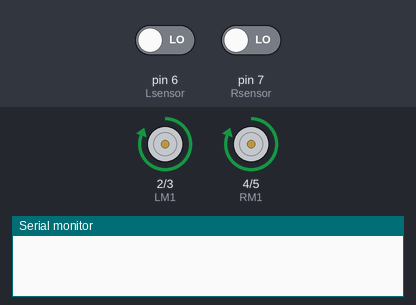
Recording of a sketch running on a simulated Arduino Uno, built with avr-gcc and run on an emulated ATmega328P. Shown: motor-driver pin pairs drawn as motors (green arrow = first pin HIGH = forward, orange = second pin HIGH = backward, longer = more drive), the last lines printed to the serial monitor. The inputs (shaded band) are chosen by the test bench; at power-on: pin 6 (Lsensor) LOW, pin 7 (Rsensor) LOW.

Above: at 1.2 s.
1.3 s: pin 6 (Lsensor) driven HIGH
At 2.3 s:
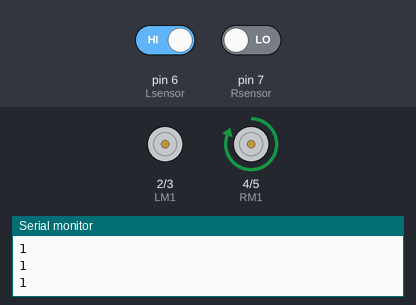
2.8 s: pin 6 (Lsensor) driven LOW
At 3.5 s:
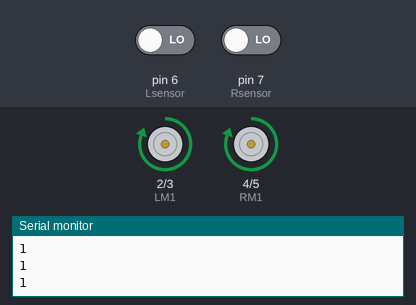
4.3 s: pin 7 (Rsensor) driven HIGH
At 4.6 s:
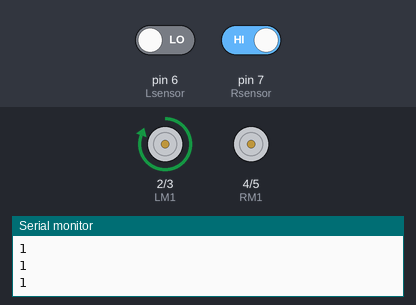
5.8 s: pin 7 (Rsensor) driven LOW
At 7.0 s:
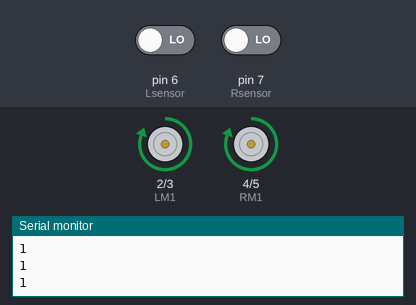
Timing chart, 0 to 8.3 s (numbered marks = the images above; inputs shaded):
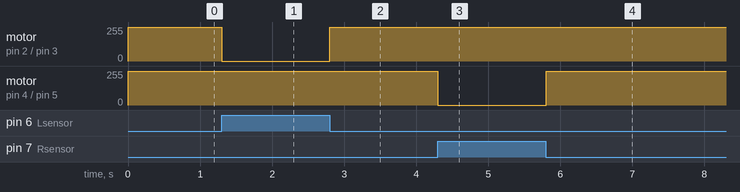

Measured:
- after the input at 1.3 s, motor on pin 2 (LM1) / pin 3 (LM2): forward 255/255 → stopped at once
- after the input at 2.8 s, motor on pin 2 (LM1) / pin 3 (LM2): stopped → forward 255/255 at once
- after the input at 4.3 s, motor on pin 4 (RM1) / pin 5 (RM2): forward 255/255 → stopped at once
- after the input at 5.8 s, motor on pin 4 (RM1) / pin 5 (RM2): stopped → forward 255/255 at once

The sketch:

line.ino
```cpp
int Lsensor=6;
int Rsensor=7;
int RM1=4;
int RM2=5;
int LM1=2;
int LM2=3;

void setup() {
  Serial.begin(9600);
  pinMode(Rsensor, INPUT);
  pinMode(Lsensor,INPUT);
  pinMode(RM1, OUTPUT);
  pinMode(RM2, OUTPUT);
  pinMode(LM1, OUTPUT);
  pinMode(LM2, OUTPUT);


}

void loop() {
  if ( digitalRead(Lsensor)== HIGH)
{
  Serial.println(digitalRead(Lsensor));
digitalWrite(RM1, HIGH);
digitalWrite(RM2, LOW);
digitalWrite(LM1, LOW);
digitalWrite(LM2, LOW);
}
else if( digitalRead(Rsensor)==HIGH)
{
  Serial.println(digitalRead(Rsensor));
digitalWrite(RM1, LOW);
digitalWrite(RM2, LOW);
digitalWrite(LM1, HIGH);
digitalWrite(LM2, LOW);
}
else {
  digitalWrite(RM1, HIGH);
digitalWrite(RM2, LOW);
digitalWrite(LM1, HIGH);
digitalWrite(LM2,LOW);
}
}
```
